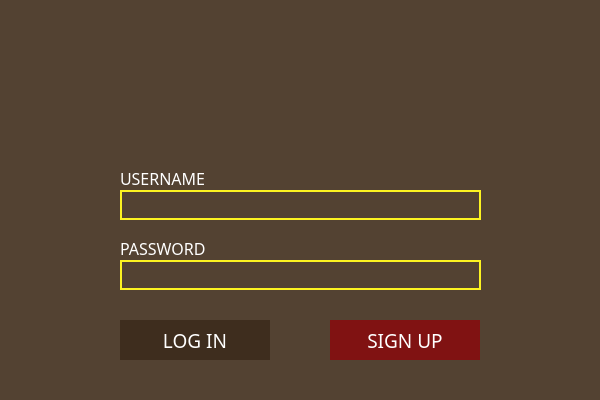
<?xml version="1.0" encoding="UTF-8"?>
<ui version="4.0">
 <class>RegistrationClass</class>
 <widget class="QWidget" name="RegistrationClass">
  <property name="geometry">
   <rect>
    <x>0</x>
    <y>0</y>
    <width>600</width>
    <height>400</height>
   </rect>
  </property>
  <property name="palette">
   <palette>
    <active>
     <colorrole role="WindowText">
      <brush brushstyle="SolidPattern">
       <color alpha="255">
        <red>255</red>
        <green>255</green>
        <blue>255</blue>
       </color>
      </brush>
     </colorrole>
     <colorrole role="Button">
      <brush brushstyle="SolidPattern">
       <color alpha="255">
        <red>83</red>
        <green>66</green>
        <blue>50</blue>
       </color>
      </brush>
     </colorrole>
     <colorrole role="Text">
      <brush brushstyle="SolidPattern">
       <color alpha="255">
        <red>255</red>
        <green>255</green>
        <blue>255</blue>
       </color>
      </brush>
     </colorrole>
     <colorrole role="ButtonText">
      <brush brushstyle="SolidPattern">
       <color alpha="255">
        <red>255</red>
        <green>255</green>
        <blue>255</blue>
       </color>
      </brush>
     </colorrole>
     <colorrole role="Base">
      <brush brushstyle="SolidPattern">
       <color alpha="255">
        <red>83</red>
        <green>66</green>
        <blue>50</blue>
       </color>
      </brush>
     </colorrole>
     <colorrole role="Window">
      <brush brushstyle="SolidPattern">
       <color alpha="255">
        <red>83</red>
        <green>66</green>
        <blue>50</blue>
       </color>
      </brush>
     </colorrole>
     <colorrole role="Highlight">
      <brush brushstyle="SolidPattern">
       <color alpha="255">
        <red>67</red>
        <green>53</green>
        <blue>40</blue>
       </color>
      </brush>
     </colorrole>
     <colorrole role="PlaceholderText">
      <brush brushstyle="SolidPattern">
       <color alpha="128">
        <red>255</red>
        <green>255</green>
        <blue>255</blue>
       </color>
      </brush>
     </colorrole>
    </active>
    <inactive>
     <colorrole role="WindowText">
      <brush brushstyle="SolidPattern">
       <color alpha="255">
        <red>255</red>
        <green>255</green>
        <blue>255</blue>
       </color>
      </brush>
     </colorrole>
     <colorrole role="Button">
      <brush brushstyle="SolidPattern">
       <color alpha="255">
        <red>83</red>
        <green>66</green>
        <blue>50</blue>
       </color>
      </brush>
     </colorrole>
     <colorrole role="Text">
      <brush brushstyle="SolidPattern">
       <color alpha="255">
        <red>255</red>
        <green>255</green>
        <blue>255</blue>
       </color>
      </brush>
     </colorrole>
     <colorrole role="ButtonText">
      <brush brushstyle="SolidPattern">
       <color alpha="255">
        <red>255</red>
        <green>255</green>
        <blue>255</blue>
       </color>
      </brush>
     </colorrole>
     <colorrole role="Base">
      <brush brushstyle="SolidPattern">
       <color alpha="255">
        <red>83</red>
        <green>66</green>
        <blue>50</blue>
       </color>
      </brush>
     </colorrole>
     <colorrole role="Window">
      <brush brushstyle="SolidPattern">
       <color alpha="255">
        <red>83</red>
        <green>66</green>
        <blue>50</blue>
       </color>
      </brush>
     </colorrole>
     <colorrole role="Highlight">
      <brush brushstyle="SolidPattern">
       <color alpha="255">
        <red>240</red>
        <green>240</green>
        <blue>240</blue>
       </color>
      </brush>
     </colorrole>
     <colorrole role="PlaceholderText">
      <brush brushstyle="SolidPattern">
       <color alpha="128">
        <red>255</red>
        <green>255</green>
        <blue>255</blue>
       </color>
      </brush>
     </colorrole>
    </inactive>
    <disabled>
     <colorrole role="WindowText">
      <brush brushstyle="SolidPattern">
       <color alpha="255">
        <red>255</red>
        <green>255</green>
        <blue>255</blue>
       </color>
      </brush>
     </colorrole>
     <colorrole role="Button">
      <brush brushstyle="SolidPattern">
       <color alpha="255">
        <red>83</red>
        <green>66</green>
        <blue>50</blue>
       </color>
      </brush>
     </colorrole>
     <colorrole role="Text">
      <brush brushstyle="SolidPattern">
       <color alpha="255">
        <red>255</red>
        <green>255</green>
        <blue>255</blue>
       </color>
      </brush>
     </colorrole>
     <colorrole role="ButtonText">
      <brush brushstyle="SolidPattern">
       <color alpha="255">
        <red>255</red>
        <green>255</green>
        <blue>255</blue>
       </color>
      </brush>
     </colorrole>
     <colorrole role="Base">
      <brush brushstyle="SolidPattern">
       <color alpha="255">
        <red>83</red>
        <green>66</green>
        <blue>50</blue>
       </color>
      </brush>
     </colorrole>
     <colorrole role="Window">
      <brush brushstyle="SolidPattern">
       <color alpha="255">
        <red>83</red>
        <green>66</green>
        <blue>50</blue>
       </color>
      </brush>
     </colorrole>
     <colorrole role="Highlight">
      <brush brushstyle="SolidPattern">
       <color alpha="255">
        <red>0</red>
        <green>120</green>
        <blue>215</blue>
       </color>
      </brush>
     </colorrole>
     <colorrole role="PlaceholderText">
      <brush brushstyle="SolidPattern">
       <color alpha="128">
        <red>255</red>
        <green>255</green>
        <blue>255</blue>
       </color>
      </brush>
     </colorrole>
    </disabled>
   </palette>
  </property>
  <property name="focusPolicy">
   <enum>Qt::ClickFocus</enum>
  </property>
  <property name="windowTitle">
   <string>Triviador</string>
  </property>
  <property name="windowIcon">
   <iconset resource="../resource/Triviador.qrc">
    <normaloff>:/Others/question/PlayArrow.svg</normaloff>:/Others/question/PlayArrow.svg</iconset>
  </property>
  <property name="autoFillBackground">
   <bool>false</bool>
  </property>
  <property name="styleSheet">
   <string notr="true">background-color: rgb(83, 66, 50);
color: rgb(255, 255, 255);</string>
  </property>
  <widget class="QLabel" name="banner">
   <property name="geometry">
    <rect>
     <x>120</x>
     <y>20</y>
     <width>361</width>
     <height>91</height>
    </rect>
   </property>
   <property name="text">
    <string/>
   </property>
   <property name="pixmap">
    <pixmap resource="../resource/Triviador.qrc">:/Banner/Banner.png</pixmap>
   </property>
  </widget>
  <widget class="QLabel" name="usernameLabel">
   <property name="geometry">
    <rect>
     <x>120</x>
     <y>170</y>
     <width>91</width>
     <height>16</height>
    </rect>
   </property>
   <property name="font">
    <font>
     <family>Franklin Gothic Heavy</family>
     <pointsize>12</pointsize>
    </font>
   </property>
   <property name="text">
    <string>USERNAME</string>
   </property>
  </widget>
  <widget class="QLabel" name="passwordLabel">
   <property name="geometry">
    <rect>
     <x>120</x>
     <y>240</y>
     <width>91</width>
     <height>16</height>
    </rect>
   </property>
   <property name="font">
    <font>
     <family>Franklin Gothic Heavy</family>
     <pointsize>12</pointsize>
    </font>
   </property>
   <property name="text">
    <string>PASSWORD</string>
   </property>
  </widget>
  <widget class="QLineEdit" name="usernameInput">
   <property name="geometry">
    <rect>
     <x>120</x>
     <y>190</y>
     <width>361</width>
     <height>30</height>
    </rect>
   </property>
   <property name="palette">
    <palette>
     <active>
      <colorrole role="WindowText">
       <brush brushstyle="SolidPattern">
        <color alpha="255">
         <red>255</red>
         <green>255</green>
         <blue>255</blue>
        </color>
       </brush>
      </colorrole>
      <colorrole role="Button">
       <brush brushstyle="SolidPattern">
        <color alpha="255">
         <red>83</red>
         <green>66</green>
         <blue>50</blue>
        </color>
       </brush>
      </colorrole>
      <colorrole role="Text">
       <brush brushstyle="SolidPattern">
        <color alpha="255">
         <red>255</red>
         <green>255</green>
         <blue>255</blue>
        </color>
       </brush>
      </colorrole>
      <colorrole role="ButtonText">
       <brush brushstyle="SolidPattern">
        <color alpha="255">
         <red>255</red>
         <green>255</green>
         <blue>255</blue>
        </color>
       </brush>
      </colorrole>
      <colorrole role="Base">
       <brush brushstyle="SolidPattern">
        <color alpha="255">
         <red>83</red>
         <green>66</green>
         <blue>50</blue>
        </color>
       </brush>
      </colorrole>
      <colorrole role="Window">
       <brush brushstyle="SolidPattern">
        <color alpha="255">
         <red>83</red>
         <green>66</green>
         <blue>50</blue>
        </color>
       </brush>
      </colorrole>
      <colorrole role="Highlight">
       <brush brushstyle="SolidPattern">
        <color alpha="255">
         <red>59</red>
         <green>47</green>
         <blue>36</blue>
        </color>
       </brush>
      </colorrole>
      <colorrole role="PlaceholderText">
       <brush brushstyle="SolidPattern">
        <color alpha="128">
         <red>255</red>
         <green>255</green>
         <blue>255</blue>
        </color>
       </brush>
      </colorrole>
     </active>
     <inactive>
      <colorrole role="WindowText">
       <brush brushstyle="SolidPattern">
        <color alpha="255">
         <red>255</red>
         <green>255</green>
         <blue>255</blue>
        </color>
       </brush>
      </colorrole>
      <colorrole role="Button">
       <brush brushstyle="SolidPattern">
        <color alpha="255">
         <red>83</red>
         <green>66</green>
         <blue>50</blue>
        </color>
       </brush>
      </colorrole>
      <colorrole role="Text">
       <brush brushstyle="SolidPattern">
        <color alpha="255">
         <red>255</red>
         <green>255</green>
         <blue>255</blue>
        </color>
       </brush>
      </colorrole>
      <colorrole role="ButtonText">
       <brush brushstyle="SolidPattern">
        <color alpha="255">
         <red>255</red>
         <green>255</green>
         <blue>255</blue>
        </color>
       </brush>
      </colorrole>
      <colorrole role="Base">
       <brush brushstyle="SolidPattern">
        <color alpha="255">
         <red>83</red>
         <green>66</green>
         <blue>50</blue>
        </color>
       </brush>
      </colorrole>
      <colorrole role="Window">
       <brush brushstyle="SolidPattern">
        <color alpha="255">
         <red>83</red>
         <green>66</green>
         <blue>50</blue>
        </color>
       </brush>
      </colorrole>
      <colorrole role="Highlight">
       <brush brushstyle="SolidPattern">
        <color alpha="255">
         <red>240</red>
         <green>240</green>
         <blue>240</blue>
        </color>
       </brush>
      </colorrole>
      <colorrole role="PlaceholderText">
       <brush brushstyle="SolidPattern">
        <color alpha="128">
         <red>255</red>
         <green>255</green>
         <blue>255</blue>
        </color>
       </brush>
      </colorrole>
     </inactive>
     <disabled>
      <colorrole role="WindowText">
       <brush brushstyle="SolidPattern">
        <color alpha="255">
         <red>255</red>
         <green>255</green>
         <blue>255</blue>
        </color>
       </brush>
      </colorrole>
      <colorrole role="Button">
       <brush brushstyle="SolidPattern">
        <color alpha="255">
         <red>83</red>
         <green>66</green>
         <blue>50</blue>
        </color>
       </brush>
      </colorrole>
      <colorrole role="Text">
       <brush brushstyle="SolidPattern">
        <color alpha="255">
         <red>255</red>
         <green>255</green>
         <blue>255</blue>
        </color>
       </brush>
      </colorrole>
      <colorrole role="ButtonText">
       <brush brushstyle="SolidPattern">
        <color alpha="255">
         <red>255</red>
         <green>255</green>
         <blue>255</blue>
        </color>
       </brush>
      </colorrole>
      <colorrole role="Base">
       <brush brushstyle="SolidPattern">
        <color alpha="255">
         <red>83</red>
         <green>66</green>
         <blue>50</blue>
        </color>
       </brush>
      </colorrole>
      <colorrole role="Window">
       <brush brushstyle="SolidPattern">
        <color alpha="255">
         <red>83</red>
         <green>66</green>
         <blue>50</blue>
        </color>
       </brush>
      </colorrole>
      <colorrole role="Highlight">
       <brush brushstyle="SolidPattern">
        <color alpha="255">
         <red>0</red>
         <green>120</green>
         <blue>215</blue>
        </color>
       </brush>
      </colorrole>
      <colorrole role="PlaceholderText">
       <brush brushstyle="SolidPattern">
        <color alpha="128">
         <red>255</red>
         <green>255</green>
         <blue>255</blue>
        </color>
       </brush>
      </colorrole>
     </disabled>
    </palette>
   </property>
   <property name="mouseTracking">
    <bool>true</bool>
   </property>
   <property name="focusPolicy">
    <enum>Qt::StrongFocus</enum>
   </property>
   <property name="contextMenuPolicy">
    <enum>Qt::DefaultContextMenu</enum>
   </property>
   <property name="autoFillBackground">
    <bool>false</bool>
   </property>
   <property name="styleSheet">
    <string notr="true">border: 2px solid rgb(252, 243, 33);</string>
   </property>
  </widget>
  <widget class="QLineEdit" name="passwordInput">
   <property name="geometry">
    <rect>
     <x>120</x>
     <y>260</y>
     <width>361</width>
     <height>30</height>
    </rect>
   </property>
   <property name="sizePolicy">
    <sizepolicy hsizetype="Expanding" vsizetype="Fixed">
     <horstretch>0</horstretch>
     <verstretch>0</verstretch>
    </sizepolicy>
   </property>
   <property name="mouseTracking">
    <bool>true</bool>
   </property>
   <property name="focusPolicy">
    <enum>Qt::StrongFocus</enum>
   </property>
   <property name="contextMenuPolicy">
    <enum>Qt::DefaultContextMenu</enum>
   </property>
   <property name="autoFillBackground">
    <bool>false</bool>
   </property>
   <property name="styleSheet">
    <string notr="true">border: 2px solid rgb(252, 243, 33);</string>
   </property>
   <property name="echoMode">
    <enum>QLineEdit::Password</enum>
   </property>
  </widget>
  <widget class="QPushButton" name="logInButton">
   <property name="geometry">
    <rect>
     <x>120</x>
     <y>320</y>
     <width>150</width>
     <height>40</height>
    </rect>
   </property>
   <property name="palette">
    <palette>
     <active>
      <colorrole role="WindowText">
       <brush brushstyle="SolidPattern">
        <color alpha="255">
         <red>255</red>
         <green>255</green>
         <blue>255</blue>
        </color>
       </brush>
      </colorrole>
      <colorrole role="Button">
       <brush brushstyle="SolidPattern">
        <color alpha="255">
         <red>62</red>
         <green>45</green>
         <blue>30</blue>
        </color>
       </brush>
      </colorrole>
      <colorrole role="Text">
       <brush brushstyle="SolidPattern">
        <color alpha="255">
         <red>255</red>
         <green>255</green>
         <blue>255</blue>
        </color>
       </brush>
      </colorrole>
      <colorrole role="ButtonText">
       <brush brushstyle="SolidPattern">
        <color alpha="255">
         <red>255</red>
         <green>255</green>
         <blue>255</blue>
        </color>
       </brush>
      </colorrole>
      <colorrole role="Base">
       <brush brushstyle="SolidPattern">
        <color alpha="255">
         <red>62</red>
         <green>45</green>
         <blue>30</blue>
        </color>
       </brush>
      </colorrole>
      <colorrole role="Window">
       <brush brushstyle="SolidPattern">
        <color alpha="255">
         <red>62</red>
         <green>45</green>
         <blue>30</blue>
        </color>
       </brush>
      </colorrole>
      <colorrole role="PlaceholderText">
       <brush brushstyle="SolidPattern">
        <color alpha="128">
         <red>255</red>
         <green>255</green>
         <blue>255</blue>
        </color>
       </brush>
      </colorrole>
     </active>
     <inactive>
      <colorrole role="WindowText">
       <brush brushstyle="SolidPattern">
        <color alpha="255">
         <red>255</red>
         <green>255</green>
         <blue>255</blue>
        </color>
       </brush>
      </colorrole>
      <colorrole role="Button">
       <brush brushstyle="SolidPattern">
        <color alpha="255">
         <red>62</red>
         <green>45</green>
         <blue>30</blue>
        </color>
       </brush>
      </colorrole>
      <colorrole role="Text">
       <brush brushstyle="SolidPattern">
        <color alpha="255">
         <red>255</red>
         <green>255</green>
         <blue>255</blue>
        </color>
       </brush>
      </colorrole>
      <colorrole role="ButtonText">
       <brush brushstyle="SolidPattern">
        <color alpha="255">
         <red>255</red>
         <green>255</green>
         <blue>255</blue>
        </color>
       </brush>
      </colorrole>
      <colorrole role="Base">
       <brush brushstyle="SolidPattern">
        <color alpha="255">
         <red>62</red>
         <green>45</green>
         <blue>30</blue>
        </color>
       </brush>
      </colorrole>
      <colorrole role="Window">
       <brush brushstyle="SolidPattern">
        <color alpha="255">
         <red>62</red>
         <green>45</green>
         <blue>30</blue>
        </color>
       </brush>
      </colorrole>
      <colorrole role="PlaceholderText">
       <brush brushstyle="SolidPattern">
        <color alpha="128">
         <red>255</red>
         <green>255</green>
         <blue>255</blue>
        </color>
       </brush>
      </colorrole>
     </inactive>
     <disabled>
      <colorrole role="WindowText">
       <brush brushstyle="SolidPattern">
        <color alpha="255">
         <red>255</red>
         <green>255</green>
         <blue>255</blue>
        </color>
       </brush>
      </colorrole>
      <colorrole role="Button">
       <brush brushstyle="SolidPattern">
        <color alpha="255">
         <red>62</red>
         <green>45</green>
         <blue>30</blue>
        </color>
       </brush>
      </colorrole>
      <colorrole role="Text">
       <brush brushstyle="SolidPattern">
        <color alpha="255">
         <red>255</red>
         <green>255</green>
         <blue>255</blue>
        </color>
       </brush>
      </colorrole>
      <colorrole role="ButtonText">
       <brush brushstyle="SolidPattern">
        <color alpha="255">
         <red>255</red>
         <green>255</green>
         <blue>255</blue>
        </color>
       </brush>
      </colorrole>
      <colorrole role="Base">
       <brush brushstyle="SolidPattern">
        <color alpha="255">
         <red>62</red>
         <green>45</green>
         <blue>30</blue>
        </color>
       </brush>
      </colorrole>
      <colorrole role="Window">
       <brush brushstyle="SolidPattern">
        <color alpha="255">
         <red>62</red>
         <green>45</green>
         <blue>30</blue>
        </color>
       </brush>
      </colorrole>
      <colorrole role="PlaceholderText">
       <brush brushstyle="SolidPattern">
        <color alpha="128">
         <red>255</red>
         <green>255</green>
         <blue>255</blue>
        </color>
       </brush>
      </colorrole>
     </disabled>
    </palette>
   </property>
   <property name="font">
    <font>
     <family>Franklin Gothic Heavy</family>
     <pointsize>14</pointsize>
    </font>
   </property>
   <property name="cursor">
    <cursorShape>PointingHandCursor</cursorShape>
   </property>
   <property name="styleSheet">
    <string notr="true">background-color: rgb(62, 45, 30);
border: none;</string>
   </property>
   <property name="text">
    <string>LOG IN</string>
   </property>
  </widget>
  <widget class="QPushButton" name="signUpButton">
   <property name="geometry">
    <rect>
     <x>330</x>
     <y>320</y>
     <width>150</width>
     <height>40</height>
    </rect>
   </property>
   <property name="palette">
    <palette>
     <active>
      <colorrole role="WindowText">
       <brush brushstyle="SolidPattern">
        <color alpha="255">
         <red>255</red>
         <green>255</green>
         <blue>255</blue>
        </color>
       </brush>
      </colorrole>
      <colorrole role="Button">
       <brush brushstyle="SolidPattern">
        <color alpha="255">
         <red>128</red>
         <green>18</green>
         <blue>18</blue>
        </color>
       </brush>
      </colorrole>
      <colorrole role="Text">
       <brush brushstyle="SolidPattern">
        <color alpha="255">
         <red>255</red>
         <green>255</green>
         <blue>255</blue>
        </color>
       </brush>
      </colorrole>
      <colorrole role="ButtonText">
       <brush brushstyle="SolidPattern">
        <color alpha="255">
         <red>255</red>
         <green>255</green>
         <blue>255</blue>
        </color>
       </brush>
      </colorrole>
      <colorrole role="Base">
       <brush brushstyle="SolidPattern">
        <color alpha="255">
         <red>128</red>
         <green>18</green>
         <blue>18</blue>
        </color>
       </brush>
      </colorrole>
      <colorrole role="Window">
       <brush brushstyle="SolidPattern">
        <color alpha="255">
         <red>128</red>
         <green>18</green>
         <blue>18</blue>
        </color>
       </brush>
      </colorrole>
      <colorrole role="PlaceholderText">
       <brush brushstyle="SolidPattern">
        <color alpha="128">
         <red>255</red>
         <green>255</green>
         <blue>255</blue>
        </color>
       </brush>
      </colorrole>
     </active>
     <inactive>
      <colorrole role="WindowText">
       <brush brushstyle="SolidPattern">
        <color alpha="255">
         <red>255</red>
         <green>255</green>
         <blue>255</blue>
        </color>
       </brush>
      </colorrole>
      <colorrole role="Button">
       <brush brushstyle="SolidPattern">
        <color alpha="255">
         <red>128</red>
         <green>18</green>
         <blue>18</blue>
        </color>
       </brush>
      </colorrole>
      <colorrole role="Text">
       <brush brushstyle="SolidPattern">
        <color alpha="255">
         <red>255</red>
         <green>255</green>
         <blue>255</blue>
        </color>
       </brush>
      </colorrole>
      <colorrole role="ButtonText">
       <brush brushstyle="SolidPattern">
        <color alpha="255">
         <red>255</red>
         <green>255</green>
         <blue>255</blue>
        </color>
       </brush>
      </colorrole>
      <colorrole role="Base">
       <brush brushstyle="SolidPattern">
        <color alpha="255">
         <red>128</red>
         <green>18</green>
         <blue>18</blue>
        </color>
       </brush>
      </colorrole>
      <colorrole role="Window">
       <brush brushstyle="SolidPattern">
        <color alpha="255">
         <red>128</red>
         <green>18</green>
         <blue>18</blue>
        </color>
       </brush>
      </colorrole>
      <colorrole role="PlaceholderText">
       <brush brushstyle="SolidPattern">
        <color alpha="128">
         <red>255</red>
         <green>255</green>
         <blue>255</blue>
        </color>
       </brush>
      </colorrole>
     </inactive>
     <disabled>
      <colorrole role="WindowText">
       <brush brushstyle="SolidPattern">
        <color alpha="255">
         <red>255</red>
         <green>255</green>
         <blue>255</blue>
        </color>
       </brush>
      </colorrole>
      <colorrole role="Button">
       <brush brushstyle="SolidPattern">
        <color alpha="255">
         <red>128</red>
         <green>18</green>
         <blue>18</blue>
        </color>
       </brush>
      </colorrole>
      <colorrole role="Text">
       <brush brushstyle="SolidPattern">
        <color alpha="255">
         <red>255</red>
         <green>255</green>
         <blue>255</blue>
        </color>
       </brush>
      </colorrole>
      <colorrole role="ButtonText">
       <brush brushstyle="SolidPattern">
        <color alpha="255">
         <red>255</red>
         <green>255</green>
         <blue>255</blue>
        </color>
       </brush>
      </colorrole>
      <colorrole role="Base">
       <brush brushstyle="SolidPattern">
        <color alpha="255">
         <red>128</red>
         <green>18</green>
         <blue>18</blue>
        </color>
       </brush>
      </colorrole>
      <colorrole role="Window">
       <brush brushstyle="SolidPattern">
        <color alpha="255">
         <red>128</red>
         <green>18</green>
         <blue>18</blue>
        </color>
       </brush>
      </colorrole>
      <colorrole role="PlaceholderText">
       <brush brushstyle="SolidPattern">
        <color alpha="128">
         <red>255</red>
         <green>255</green>
         <blue>255</blue>
        </color>
       </brush>
      </colorrole>
     </disabled>
    </palette>
   </property>
   <property name="font">
    <font>
     <family>Franklin Gothic Heavy</family>
     <pointsize>14</pointsize>
    </font>
   </property>
   <property name="cursor">
    <cursorShape>PointingHandCursor</cursorShape>
   </property>
   <property name="styleSheet">
    <string notr="true">background-color: rgb(128, 18, 18);
border: none;</string>
   </property>
   <property name="text">
    <string>SIGN UP</string>
   </property>
  </widget>
  <widget class="QLabel" name="errorLabel">
   <property name="geometry">
    <rect>
     <x>120</x>
     <y>140</y>
     <width>361</width>
     <height>16</height>
    </rect>
   </property>
   <property name="font">
    <font>
     <pointsize>10</pointsize>
     <italic>true</italic>
     <bold>true</bold>
    </font>
   </property>
   <property name="styleSheet">
    <string notr="true">color: #CC2323;</string>
   </property>
   <property name="text">
    <string/>
   </property>
  </widget>
 </widget>
 <layoutdefault spacing="6" margin="11"/>
 <tabstops>
  <tabstop>usernameInput</tabstop>
  <tabstop>passwordInput</tabstop>
  <tabstop>logInButton</tabstop>
  <tabstop>signUpButton</tabstop>
 </tabstops>
 <resources>
  <include location="../resource/Triviador.qrc"/>
 </resources>
 <connections/>
</ui>
